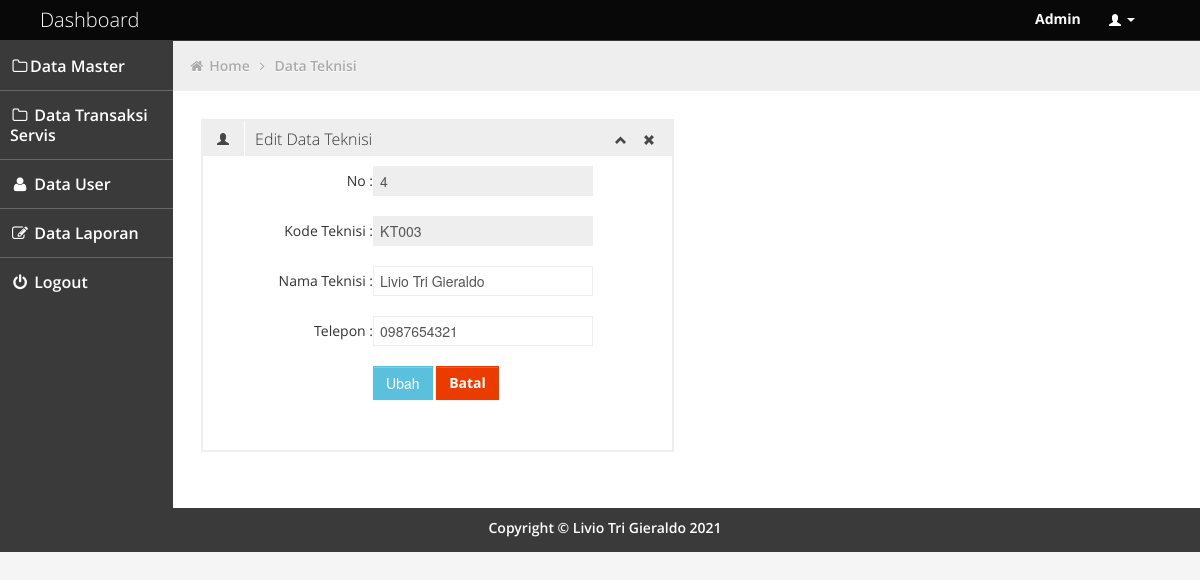
The page /admin/edit_teknisi.php?kd_teknisi=KT003 (signed in) on the database its author committed.
### tables this page shows
CREATE TABLE `teknisi` (
  `no` int(10) NOT NULL,
  `kd_teknisi` varchar(20) NOT NULL,
  `nm_teknisi` varchar(100) NOT NULL,
  `telepon` varchar(16) NOT NULL
);

### admin/edit_teknisi.php (the view, shortened to what this page needs)
<?php
include '../config/koneksi.php';
if (isset($_GET['kd_teknisi'])) {
	$data = $conn->prepare("SELECT * FROM teknisi WHERE kd_teknisi =? ");
	$kd_teknisi = $_GET['kd_teknisi'];
	$data->bind_param('s', $kd_teknisi);
	$data->execute();
	$result = $data->get_result();
	$row= $result->fetch_row();
}
?>
<!DOCTYPE html>
<html lang="en">
<head>
	<link id="bootstrap-style" href="../css/bootstrap.min.css" rel="stylesheet">
	<link href="../css/bootstrap-responsive.min.css" rel="stylesheet">
	<link id="base-style" href="../css/style.css" rel="stylesheet">
	<link id="base-style-responsive" href="../css/style-responsive.css" rel="stylesheet">
	<link rel="stylesheet" type="text/css" href="../css2/font.css">
</head>
<body>
	<?php include 'navbar.php'; ?>
		<div class="container-fluid-full">
				<div class="row-fluid">
					<?php include 'sidebarr.php'; ?>
						<div id="content" class="span10">
								<ul class="breadcrumb">
									<li>
										<i class="icon-home"></i>
										<a href="dashboard.php">Home</a>
										<i class="icon-angle-right"></i>
									</li>
									<li><a href="teknisi.php">Data Teknisi</a></li>
								</ul>
		<div class="row-fluid sortable">
				<div class="box span6">
					<div class="box-header" data-original-title>
						<h2><i class="halflings-icon user"></i><span class="break"></span>Edit Data Teknisi</h2>
						<div class="box-icon">
							<a href="#" class="btn-minimize"><i class="halflings-icon chevron-up"></i></a>
							<a href="#" class="btn-close"><i class="halflings-icon remove"></i></a>
						</div>
					</div>
			<div class="box-content">
			  	<form class="form-horizontal" action="../aksi/teknisi_update.php?updateteknisi" method="post">
				  <div class="form-group">
					    <label class="control-label col-sm-2" for="no">No :</label>
					    <div class="col-sm-10">
					      <input type="text" class="form-control" name="no" value="<?php echo $row ['0']; ?>" readonly>
					    </div>
					  </div><br>
					 <div class="form-group">
					    <label class="control-label col-sm-2" for="kd_teknisi">Kode Teknisi :</label>
					    <div class="col-sm-10">
					      <input type="text" class="form-control" name="kd_teknisi" value="<?php echo $row ['1']; ?>" readonly>
					    </div>
					  </div><br>
					  <div class="form-group">
					    <label class="control-label col-sm-2" for="nm_teknisi">Nama Teknisi :</label>
					    <div class="col-sm-10">
					      <input type="text" class="form-control" name="nm_teknisi" value="<?php echo $row ['2']; ?>" required>
					    </div>
					  </div><br>
                      <div class="form-group">
					    <label class="control-label col-sm-2" for="telepon">Telepon :</label>
					    <div class="col-sm-10">
					      <input type="text" class="form-control" name="telepon" value="<?php echo $row ['3']; ?>" required>
					    </div>
					  </div><br>
					 <div class="form-group">
						<label class="col-sm-3 control-label">&nbsp;</label>
						<div class="col-sm-6">
							<input type="submit" name="updateteknisi" class="btn btn-sm btn-info" value="Ubah">
							<a href="teknisi.php" class="btn btn-sm btn-danger"><b>Batal</b></a>
						</div>
					</div>
				</form><br>
			    </div>
			  </div>
			  </div>
			</div>
				</div>
			</div>
	<?php include 'footer.php';?>
</body>
</html>

### css/style.css (style rules this page uses)
body { background: #F5F5F5; color: #333; border: none; font-family: 'Open Sans', sans-serif; font-weight: 600; }
a { color: #646464; }
h2 { font-size: 16px; line-height: 16px; }
#content { background: #ffffff; filter: none; min-height: 100%; padding: 20px 20px; position: relative; }
.breadcrumb { margin: -28px -28px 28px -28px; line-height: 34px; background: #eee; border: 0px; color: #aaa; -webkit-box-shadow: none; -moz-box-shadow: none; box-shadow: none; -webkit-border-radius: 0px; -moz-border-radius: 0px; border-radius: 0px; }
.breadcrumb a { color: #aaa; text-shadow: 0px 1px 1px #fff; }
.box { border: 2px solid #eee; background: #fff !important; margin-bottom: 28px; }
.box-header { height: 16px; font-size: 16px; line-height: 16px; padding: 10px; background: #eee; -webkit-box-shadow: none; -moz-box-shadow: none; box-shadow: none; overflow: hidden; }
.box-header h2 { float:left; margin-top: 0px; font-weight: 300; }
.box-header h2 i { margin: 0px 3px 0px 4px; opacity: .8; filter: alpha(opacity=80); -ms-filter:"progid:DXImageTransform.Microsoft.Alpha(Opacity=80)"; }
.box-header .box-icon { float:right; margin-top: 1px; }
.box-header .box-icon i { -webkit-transition: all 0.1s ease-in-out; -moz-transition: all 0.1s ease-in-out; -o-transition: all 0.1s ease-in-out; -ms-transition: all 0.1s ease-in-out; transition: all 0.1s ease-in-out; opacity: .8; filter: alpha(opacity=80); -ms-filter:"progid:DXImageTransform.Microsoft.Alpha(Opacity=80)"; }
.box-header .box-icon a { margin: 0px 5px; }
.box-content { position: relative; z-index: 50; margin-top: -1px; padding: 10px; background: #fff !important; }
.btn { display: inline-block; padding: 6px 12px; margin-bottom: 0; font-size: 14px; font-weight: 500; line-height: 20px; text-align: center; white-space: nowrap; vertical-align: middle; cursor: pointer; border: 1px solid #a7a9aa; -webkit-border-radius: 0px !important; border-radius: 0px !important; }
.btn { color: #ffffff; background-color: #a7a9aa; border-color: #a7a9aa; background-image: none; filter: none; text-shadow: none; }
.btn-danger { background-color: #EB3C00; border-color: #EB3C00; }
.btn-info { background-color: #5bc0de; border-color: #5bc0de; }

### css/style-responsive.css (style rules this page uses)
@media (min-width: 1200px) { .container-fluid-full { overflow: hidden; position: relative; height: 100%; } }
@media (min-width: 1200px) { #content { width: 85.578%; padding: 28px; margin: 0px 0px; margin-left: 14.422% !important; } }

### css/halflings.css (style rules this page uses)
html, html .halflings { -webkit-font-smoothing: antialiased !important; }
.halflings-icon { display: inline-block; width: 14px; height: 14px; line-height: 14px; vertical-align: text-top; background-image: url(../img/glyphicons_halflings.svg); background-position: 0 0; background-repeat: no-repeat; vertical-align: top; *display: inline; *zoom: 1; *margin-right: .3em; }
.halflings-icon.user { background-position: -168px 0; }
.halflings-icon.remove { background-position: -312px 0; }
.halflings-icon.chevron-up { background-position: -288px -120px; }

### rows shown on the page
teknisi: no "4", kd_teknisi "KT003", nm_teknisi "Livio Tri Gieraldo", telepon "0987654321"

### other values the page prints
$_SESSION['level'] "Admin"
